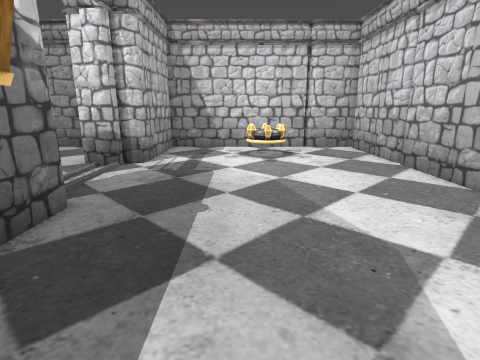
View 1 (above)

15 first-person views from a walk through a Godot game level. The camera is 1.4 m above the floor, tilts 14° down and sees 80° across. The floor is counted in squares, 0.42 m on a side. Each view is taken from the middle of a square. On the plan, view 1 faces up. The plan holds only what a view shows up to about 20 squares ahead; the rest is blank. The place goes on beyond the plan. Door leaves are left out where a doorway can be walked through.

View 2
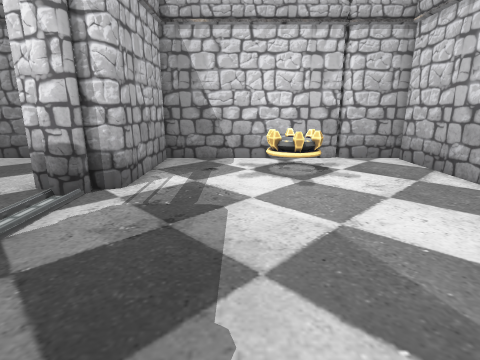

View 3
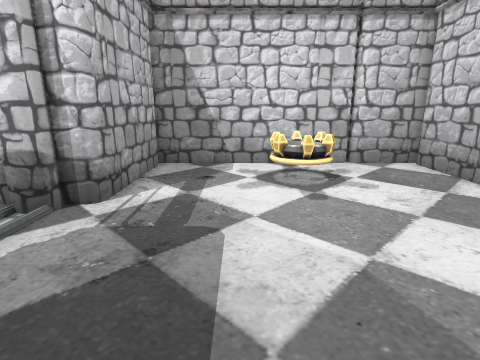

View 4
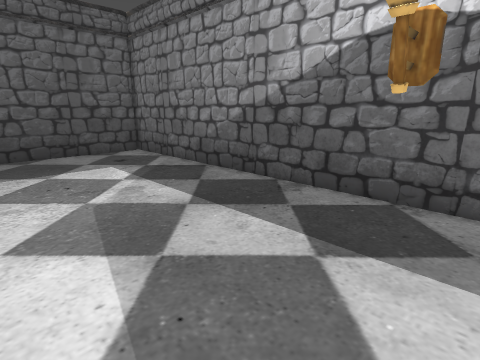

View 5
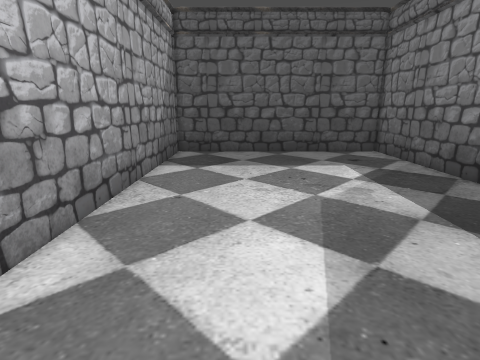

View 6
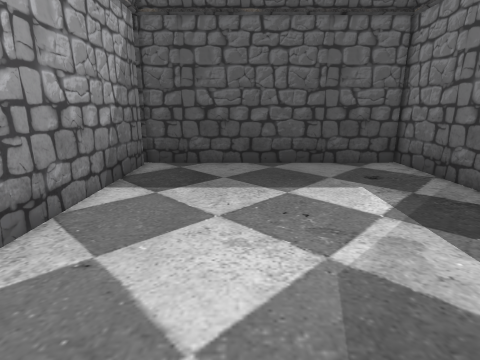

View 7
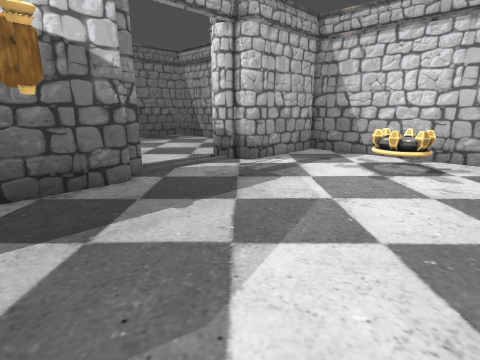

View 8
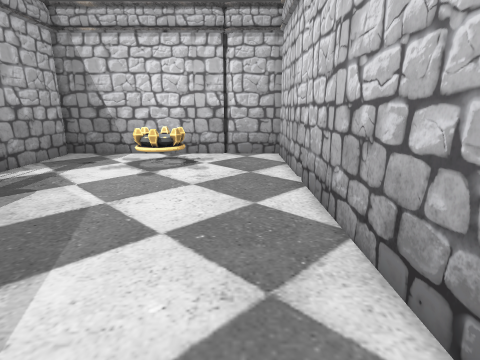

View 9
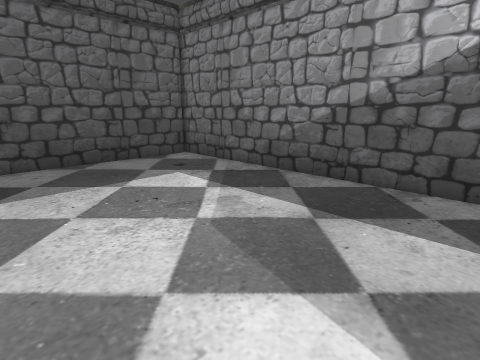

View 10
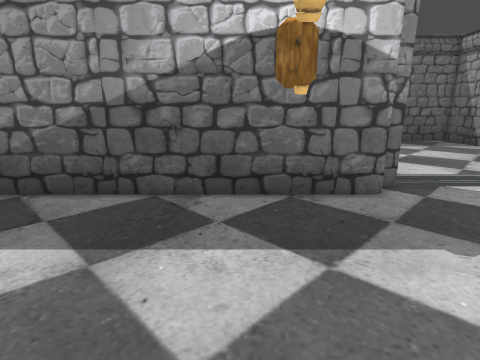

View 11
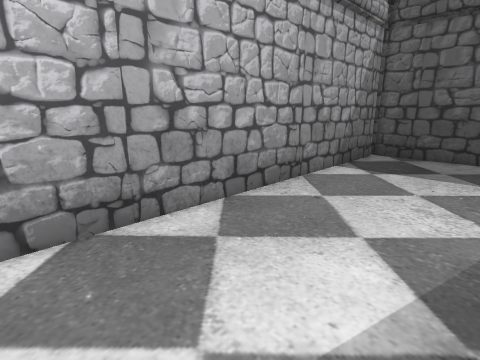

View 12
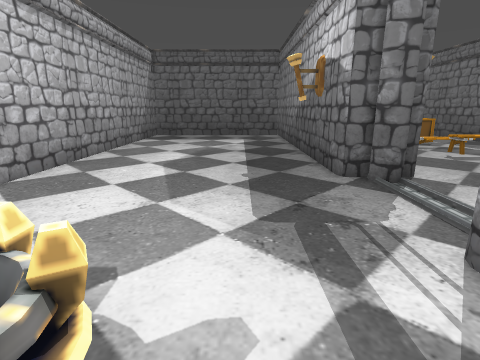

View 13
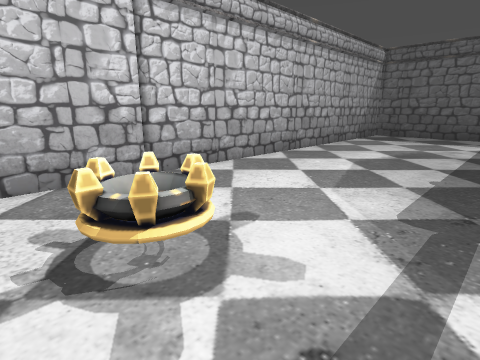

View 14
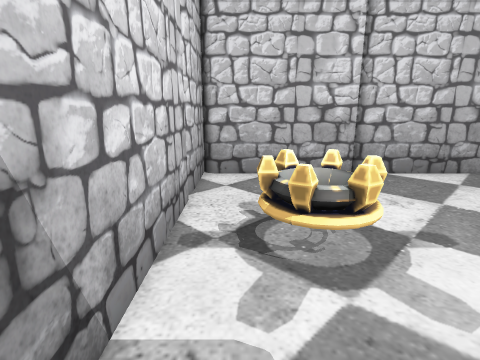

View 15
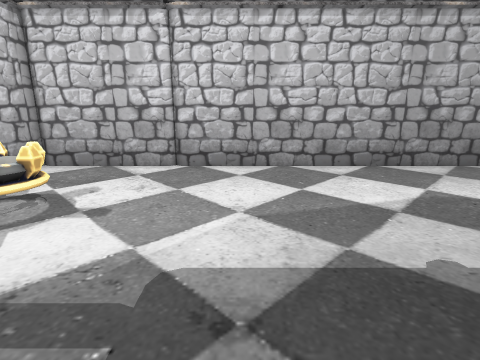

### Floor plan
Points are (right, up) in squares from view 1. A wall is a line through its corners. A room is listed if a view was taken in it or the views show most of it. See-through windows are left out.
Room 1 (views 1, 2, 3, 4, 5, 6, 7, 8, 9, 10, 11, 12, 13, 14, 15)
walls: (-6.6, 10) (-6.2, 9.8) (-6, 9.4) (-6, -14.3); (-8, 11.2) (-7.4, 11) (-7.2, 10.6); (-7.2, 17.4) (-7.4, 17) (-8, 16.8); (6, 26.2) (5.4, 25.9) (-6.2, 25.9); (9.9, -13.5) (9.9, 17.4) (10.2, 17.9) (9.9, 18.4) (9.9, 25.4); (-6, 25.5) (-6, 18.4) (-6.2, 18) (-6.6, 17.8) (-7.4, 17.8); (-5.5, -14) (9.5, -14); (10.5, 25.9) (6.6, 25.9) (6.2, 26.1)
ways out: open door at (-8, 14)
objects: other object (-5, 6); other object (1, 20) to (2, 21); other object (1, 23) to (2, 24)

Positions as (right, up) in squares from view 1, and headings:
1: (0, 0), facing up
2: (-1, 6), facing up
3: (-1, 8), facing up
4: (5, 9), facing down-left
5: (5, 9), facing down
6: (4, 4), facing down
7: (7, 4), facing up-left
8: (7, 4), facing up
9: (7, 5), facing down-left
10: (5, 4), facing left
11: (2, 8), facing down-right
12: (-1, 24), facing down
13: (-4, 25), facing down-right
14: (-5, 24), facing right
15: (-7, 14), facing right
